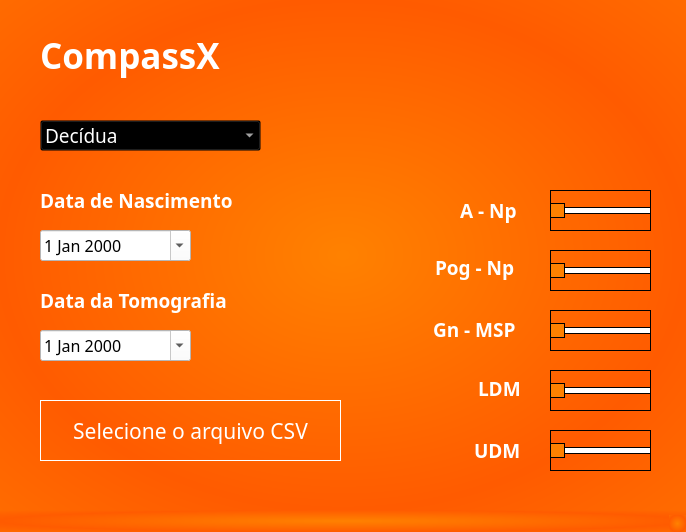
<?xml version="1.0" encoding="UTF-8"?>
<ui version="4.0">
 <class>MainWindow</class>
 <widget class="QMainWindow" name="MainWindow">
  <property name="enabled">
   <bool>true</bool>
  </property>
  <property name="geometry">
   <rect>
    <x>0</x>
    <y>0</y>
    <width>686</width>
    <height>532</height>
   </rect>
  </property>
  <property name="maximumSize">
   <size>
    <width>686</width>
    <height>532</height>
   </size>
  </property>
  <property name="cursor">
   <cursorShape>ArrowCursor</cursorShape>
  </property>
  <property name="windowTitle">
   <string notr="true">Compass X - Protocolo Compass3D 2023 Edition</string>
  </property>
  <property name="windowOpacity">
   <double>21.000000000000000</double>
  </property>
  <property name="styleSheet">
   <string notr="true">
background: qradialgradient(spread:reflect, cx:0.5, cy:0.5, radius:0.5, fx:0.5, fy:0.5, stop:0.00568182 rgba(255, 129, 0, 255), stop:1 rgba(255, 91, 0, 255))</string>
  </property>
  <property name="animated">
   <bool>true</bool>
  </property>
  <property name="documentMode">
   <bool>true</bool>
  </property>
  <property name="tabShape">
   <enum>QTabWidget::Rounded</enum>
  </property>
  <widget class="QWidget" name="centralwidget">
   <widget class="QLabel" name="label">
    <property name="geometry">
     <rect>
      <x>40</x>
      <y>10</y>
      <width>281</width>
      <height>91</height>
     </rect>
    </property>
    <property name="font">
     <font>
      <family>Sora bold</family>
      <pointsize>26</pointsize>
      <weight>50</weight>
      <italic>false</italic>
      <bold>false</bold>
     </font>
    </property>
    <property name="styleSheet">
     <string notr="true">color: white;
background: transparent;
font-weight: bold;
font: 26pt &quot;Sora bold&quot;;</string>
    </property>
    <property name="text">
     <string>CompassX</string>
    </property>
   </widget>
   <widget class="QSlider" name="ANP">
    <property name="geometry">
     <rect>
      <x>550</x>
      <y>190</y>
      <width>101</width>
      <height>41</height>
     </rect>
    </property>
    <property name="cursor">
     <cursorShape>PointingHandCursor</cursorShape>
    </property>
    <property name="styleSheet">
     <string notr="true">QSlider::handle:horizontal{
	background: #ff8100;
    border: 1px solid black;
}
QSlider:horizontal{
	background: transparent;
	border: 1px solid black;
}
QSlider::add-page{
	border:1px solid black;
	background: white;
}
QSlider::sub-page{
	border:1px solid black;
	background:  #ff9c38;
}</string>
    </property>
    <property name="maximum">
     <number>1</number>
    </property>
    <property name="orientation">
     <enum>Qt::Horizontal</enum>
    </property>
   </widget>
   <widget class="QLabel" name="label_2">
    <property name="geometry">
     <rect>
      <x>40</x>
      <y>180</y>
      <width>211</width>
      <height>41</height>
     </rect>
    </property>
    <property name="font">
     <font>
      <family>Sora</family>
      <pointsize>14</pointsize>
      <weight>75</weight>
      <bold>true</bold>
     </font>
    </property>
    <property name="styleSheet">
     <string notr="true">background: transparent;
color: white;</string>
    </property>
    <property name="text">
     <string>Data de Nascimento</string>
    </property>
   </widget>
   <widget class="QLabel" name="label_3">
    <property name="geometry">
     <rect>
      <x>435</x>
      <y>247</y>
      <width>101</width>
      <height>41</height>
     </rect>
    </property>
    <property name="font">
     <font>
      <family>Sora</family>
      <pointsize>14</pointsize>
      <weight>75</weight>
      <bold>true</bold>
     </font>
    </property>
    <property name="styleSheet">
     <string notr="true">background: transparent;
color: white;</string>
    </property>
    <property name="text">
     <string>Pog - Np</string>
    </property>
   </widget>
   <widget class="QSlider" name="POGNP">
    <property name="geometry">
     <rect>
      <x>550</x>
      <y>250</y>
      <width>101</width>
      <height>41</height>
     </rect>
    </property>
    <property name="cursor">
     <cursorShape>PointingHandCursor</cursorShape>
    </property>
    <property name="styleSheet">
     <string notr="true">QSlider::handle:horizontal{
	background: #ff8100;
    border: 1px solid black;
}
QSlider:horizontal{
	background: transparent;
	border: 1px solid black;
}
QSlider::add-page{
	border:1px solid black;
	background: white;
}
QSlider::sub-page{
	border:1px solid black;
	background:  #ff9c38;
}</string>
    </property>
    <property name="maximum">
     <number>1</number>
    </property>
    <property name="orientation">
     <enum>Qt::Horizontal</enum>
    </property>
   </widget>
   <widget class="QLabel" name="label_4">
    <property name="geometry">
     <rect>
      <x>433</x>
      <y>309</y>
      <width>101</width>
      <height>41</height>
     </rect>
    </property>
    <property name="font">
     <font>
      <family>Sora</family>
      <pointsize>14</pointsize>
      <weight>75</weight>
      <bold>true</bold>
     </font>
    </property>
    <property name="styleSheet">
     <string notr="true">background: transparent;
color: white;</string>
    </property>
    <property name="text">
     <string>Gn - MSP</string>
    </property>
   </widget>
   <widget class="QSlider" name="GNMSP">
    <property name="geometry">
     <rect>
      <x>550</x>
      <y>310</y>
      <width>101</width>
      <height>41</height>
     </rect>
    </property>
    <property name="cursor">
     <cursorShape>PointingHandCursor</cursorShape>
    </property>
    <property name="styleSheet">
     <string notr="true">QSlider::handle:horizontal{
	background: #ff8100;
    border: 1px solid black;
}
QSlider:horizontal{
	background: transparent;
	border: 1px solid black;
}
QSlider::add-page{
	border:1px solid black;
	background: white;
}
QSlider::sub-page{
	border:1px solid black;
	background:  #ff9c38;
}</string>
    </property>
    <property name="maximum">
     <number>1</number>
    </property>
    <property name="orientation">
     <enum>Qt::Horizontal</enum>
    </property>
   </widget>
   <widget class="QSlider" name="LDM">
    <property name="geometry">
     <rect>
      <x>550</x>
      <y>370</y>
      <width>101</width>
      <height>41</height>
     </rect>
    </property>
    <property name="cursor">
     <cursorShape>PointingHandCursor</cursorShape>
    </property>
    <property name="styleSheet">
     <string notr="true">QSlider::handle:horizontal{
	background: #ff8100;
    border: 1px solid black;
}
QSlider:horizontal{
	background: transparent;
	border: 1px solid black;
}
QSlider::add-page{
	border:1px solid black;
	background: white;
}
QSlider::sub-page{
	border:1px solid black;
	background:  #ff9c38;
}</string>
    </property>
    <property name="maximum">
     <number>1</number>
    </property>
    <property name="orientation">
     <enum>Qt::Horizontal</enum>
    </property>
   </widget>
   <widget class="QSlider" name="UD">
    <property name="geometry">
     <rect>
      <x>550</x>
      <y>430</y>
      <width>101</width>
      <height>41</height>
     </rect>
    </property>
    <property name="cursor">
     <cursorShape>PointingHandCursor</cursorShape>
    </property>
    <property name="styleSheet">
     <string notr="true">QSlider::handle:horizontal{
	background: #ff8100;
    border: 1px solid black;
}
QSlider:horizontal{
	background: transparent;
	border: 1px solid black;
}
QSlider::add-page{
	border:1px solid black;
	background: white;
}
QSlider::sub-page{
	border:1px solid black;
	background:  #ff9c38;
}</string>
    </property>
    <property name="maximum">
     <number>1</number>
    </property>
    <property name="orientation">
     <enum>Qt::Horizontal</enum>
    </property>
   </widget>
   <widget class="QLabel" name="label_5">
    <property name="geometry">
     <rect>
      <x>478</x>
      <y>368</y>
      <width>101</width>
      <height>41</height>
     </rect>
    </property>
    <property name="font">
     <font>
      <family>Sora</family>
      <pointsize>14</pointsize>
      <weight>75</weight>
      <bold>true</bold>
     </font>
    </property>
    <property name="styleSheet">
     <string notr="true">background: transparent;
color: white;</string>
    </property>
    <property name="text">
     <string>LDM</string>
    </property>
   </widget>
   <widget class="QLabel" name="label_6">
    <property name="geometry">
     <rect>
      <x>474</x>
      <y>430</y>
      <width>101</width>
      <height>41</height>
     </rect>
    </property>
    <property name="font">
     <font>
      <family>Sora</family>
      <pointsize>14</pointsize>
      <weight>75</weight>
      <bold>true</bold>
     </font>
    </property>
    <property name="styleSheet">
     <string notr="true">background: transparent;
color: white;</string>
    </property>
    <property name="text">
     <string>UDM</string>
    </property>
   </widget>
   <widget class="QComboBox" name="DENTICAO">
    <property name="geometry">
     <rect>
      <x>40</x>
      <y>120</y>
      <width>221</width>
      <height>31</height>
     </rect>
    </property>
    <property name="font">
     <font>
      <family>Sora</family>
      <pointsize>14</pointsize>
     </font>
    </property>
    <property name="cursor">
     <cursorShape>PointingHandCursor</cursorShape>
    </property>
    <property name="styleSheet">
     <string notr="true">QComboBox{
	background: transparent;
	color: white;
}

QComboBox:hover{
	background: transparent;
}

QComboBox:selected{
	background: transparent;
}

QComboBox QListView{
	background: white;
}
</string>
    </property>
    <item>
     <property name="text">
      <string>Decídua</string>
     </property>
    </item>
    <item>
     <property name="text">
      <string>Mista</string>
     </property>
    </item>
    <item>
     <property name="text">
      <string>Permanente</string>
     </property>
    </item>
   </widget>
   <widget class="QDateEdit" name="NASCIMENTO">
    <property name="geometry">
     <rect>
      <x>40</x>
      <y>230</y>
      <width>151</width>
      <height>31</height>
     </rect>
    </property>
    <property name="sizePolicy">
     <sizepolicy hsizetype="Minimum" vsizetype="Maximum">
      <horstretch>0</horstretch>
      <verstretch>0</verstretch>
     </sizepolicy>
    </property>
    <property name="font">
     <font>
      <family>Sora</family>
      <pointsize>12</pointsize>
      <weight>50</weight>
      <bold>false</bold>
     </font>
    </property>
    <property name="cursor">
     <cursorShape>PointingHandCursor</cursorShape>
    </property>
    <property name="styleSheet">
     <string notr="true">QDateEdit{
	background: white;
	justify-content: center;
}

QDateEdit QWidget{
	background: white;
	color: black;
}</string>
    </property>
    <property name="calendarPopup">
     <bool>true</bool>
    </property>
   </widget>
   <widget class="QLabel" name="label_8">
    <property name="geometry">
     <rect>
      <x>40</x>
      <y>280</y>
      <width>191</width>
      <height>41</height>
     </rect>
    </property>
    <property name="font">
     <font>
      <family>Sora</family>
      <pointsize>14</pointsize>
      <weight>75</weight>
      <bold>true</bold>
     </font>
    </property>
    <property name="styleSheet">
     <string notr="true">background: transparent;
color: white;</string>
    </property>
    <property name="text">
     <string>Data da Tomografia</string>
    </property>
   </widget>
   <widget class="QDateEdit" name="TOMOGRAFIA">
    <property name="geometry">
     <rect>
      <x>40</x>
      <y>330</y>
      <width>151</width>
      <height>31</height>
     </rect>
    </property>
    <property name="sizePolicy">
     <sizepolicy hsizetype="Minimum" vsizetype="Maximum">
      <horstretch>0</horstretch>
      <verstretch>0</verstretch>
     </sizepolicy>
    </property>
    <property name="font">
     <font>
      <family>Sora</family>
      <pointsize>12</pointsize>
      <weight>50</weight>
      <bold>false</bold>
     </font>
    </property>
    <property name="cursor">
     <cursorShape>PointingHandCursor</cursorShape>
    </property>
    <property name="styleSheet">
     <string notr="true">QDateEdit{
	background: white;
	justify-content: center;
}

QDateEdit QWidget{
	background: white;
	color: black;
}</string>
    </property>
    <property name="calendarPopup">
     <bool>true</bool>
    </property>
   </widget>
   <widget class="QLabel" name="label_9">
    <property name="geometry">
     <rect>
      <x>460</x>
      <y>190</y>
      <width>101</width>
      <height>41</height>
     </rect>
    </property>
    <property name="font">
     <font>
      <family>Sora</family>
      <pointsize>14</pointsize>
      <weight>75</weight>
      <bold>true</bold>
     </font>
    </property>
    <property name="styleSheet">
     <string notr="true">background: transparent;
color: white;</string>
    </property>
    <property name="frameShadow">
     <enum>QFrame::Sunken</enum>
    </property>
    <property name="text">
     <string>A - Np</string>
    </property>
   </widget>
   <widget class="QLabel" name="TXTFILE">
    <property name="geometry">
     <rect>
      <x>30</x>
      <y>410</y>
      <width>321</width>
      <height>41</height>
     </rect>
    </property>
    <property name="font">
     <font>
      <family>Sora</family>
      <pointsize>16</pointsize>
     </font>
    </property>
    <property name="cursor">
     <cursorShape>PointingHandCursor</cursorShape>
    </property>
    <property name="styleSheet">
     <string notr="true">background: transparent;
color: white;</string>
    </property>
    <property name="text">
     <string>Selecione o arquivo CSV</string>
    </property>
    <property name="alignment">
     <set>Qt::AlignCenter</set>
    </property>
   </widget>
   <widget class="QPushButton" name="BTNFILE">
    <property name="geometry">
     <rect>
      <x>40</x>
      <y>400</y>
      <width>301</width>
      <height>61</height>
     </rect>
    </property>
    <property name="cursor">
     <cursorShape>PointingHandCursor</cursorShape>
    </property>
    <property name="styleSheet">
     <string notr="true">background: transparent; border: 1px solid white</string>
    </property>
    <property name="text">
     <string/>
    </property>
   </widget>
  </widget>
  <widget class="QMenuBar" name="menubar">
   <property name="geometry">
    <rect>
     <x>0</x>
     <y>0</y>
     <width>686</width>
     <height>21</height>
    </rect>
   </property>
  </widget>
  <widget class="QStatusBar" name="statusbar"/>
 </widget>
 <resources/>
 <connections/>
</ui>
